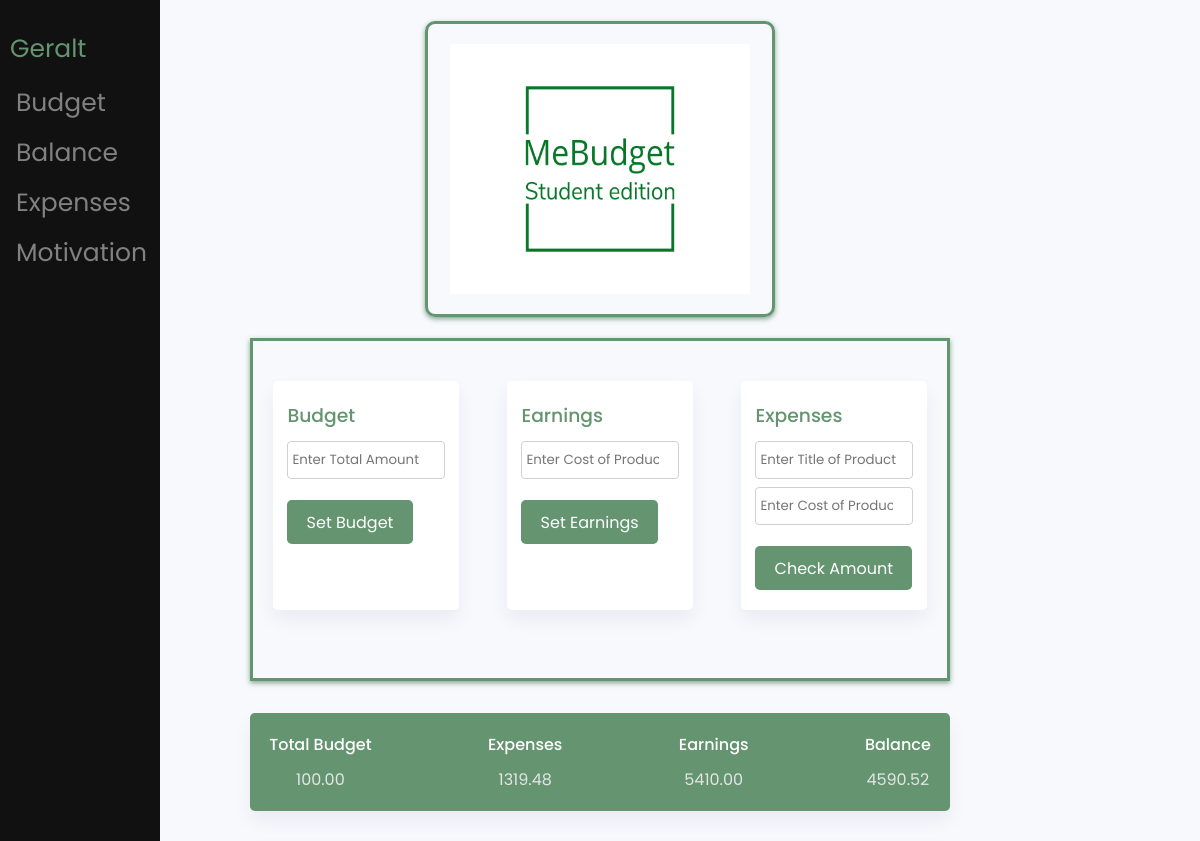
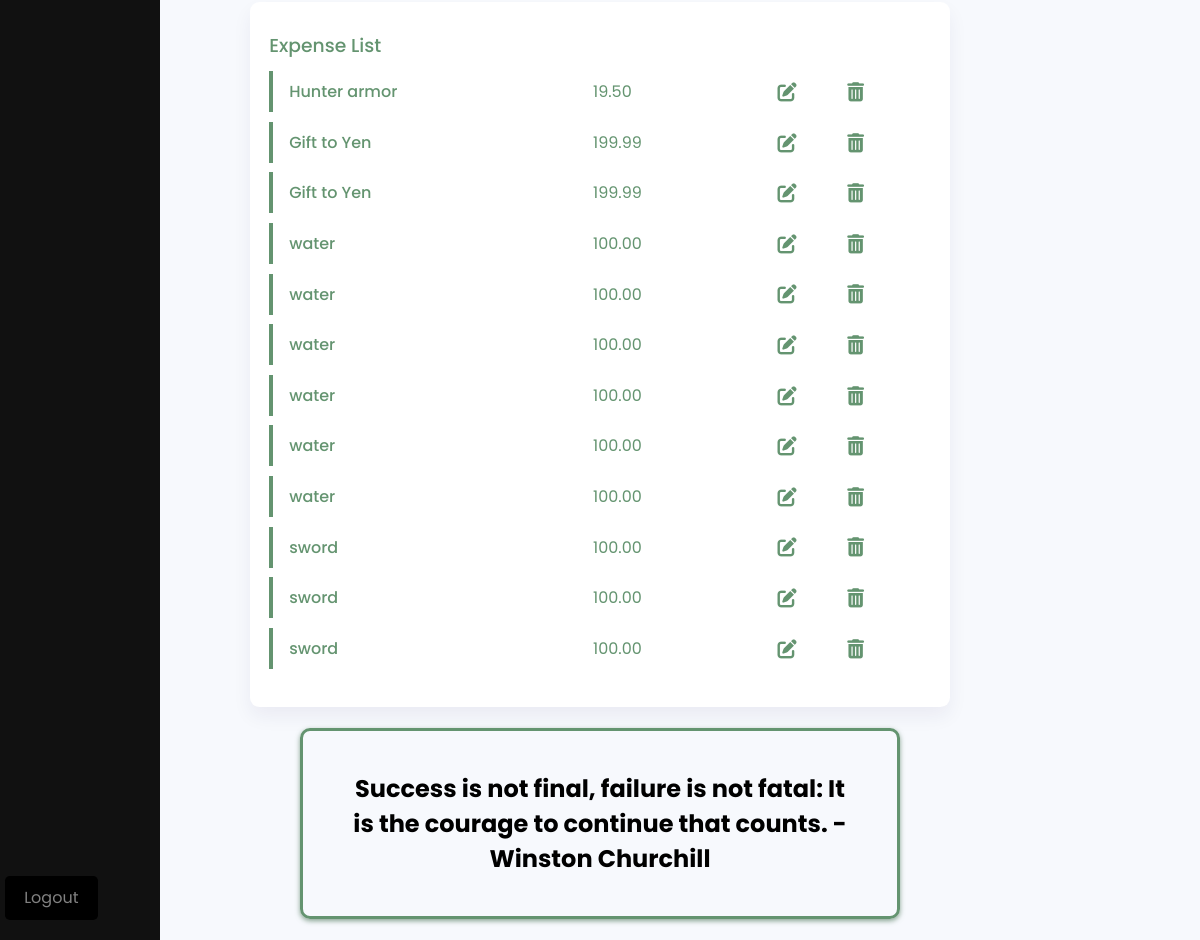
/profile/ (signed in), run on the app's committed database (2 pictures, top to bottom).
### MeBudget/models.py (models this page shows)
class User(models.Model):
    username = models.CharField(max_length=50)
    password = models.CharField(max_length=50)

class Expense(models.Model):
    product_title = models.CharField(max_length=255)
    user_amount = models.DecimalField(max_digits=10, decimal_places=2)
    user_id = models.IntegerField(default=0)

### MeBudget/views.py (the view, shortened to what this page needs)
# urls.py: path('profile/', views.profile, name="profile"),
def profile(request):
    id = request.session.get('user_id')
    try:
        user = User.objects.get(id=id)
    except User.DoesNotExist:
        return redirect(login_view)
    motivation = get_random_motivation_messages()
    modelBudget = Budget.objects.filter(user_id=id)
    modelExpense = Expense.objects.filter(user_id=id)
    modelEarning = Earning.objects.filter(user_id=id)
    budgetform = BudgetForm(request.POST)
    expenseform = ExpenseForm(request.POST)
    earningform = EarningForm(request.POST)
    user_budget_amount_list = modelBudget.values_list('total_amount', flat=True)
    user_expense_amounts_list = modelExpense.values_list('user_amount', flat=True)
    user_expense_product_list = modelExpense.values_list('product_title', flat=True)
    user_earning_amounts_list = modelEarning.values_list('earning_amount', flat=True)
    user_budget_amount = sum(user_budget_amount_list)
    user_expense_amounts = sum(user_expense_amounts_list)
    user_earning_amounts = sum(user_earning_amounts_list)
    balance = user_budget_amount + user_earning_amounts - user_expense_amounts
    if len(user_budget_amount_list)-1 >= 0:
        budget = user_budget_amount_list[len(user_budget_amount_list)-1]
    else:
        budget = 0
    username = User.objects.get(id=id).username
    return render(request, "MeBudget/profile.html", {"text": motivation, "expenseform": expenseform, "earningform": earningform, "budgetform": budgetform,
    "budget": budget, "expenses": user_expense_amounts, "earnings": user_earning_amounts, "balance": balance, "id": id, "products": modelExpense,
    "user": username
    })

### MeBudget/forms.py
class ExpenseForm(forms.ModelForm):
    class Meta:
        model = Expense
        fields = ['product_title', 'user_amount']
        widgets = {
            'product_title': forms.TextInput(attrs={
                'class': 'product-title',
                'placeholder': 'Enter Title of Product'
            }),
            'user_amount': forms.NumberInput(attrs={
                'id': 'user-amount',
                'placeholder': 'Enter Cost of Product'
            }),
        }

class EarningForm(forms.ModelForm):
    class Meta:
        model = Earning
        fields = ['earning_amount']
        widgets = {
            'earning_amount': forms.NumberInput(attrs={
                'id': 'earning-amount',
                'placeholder': 'Enter Cost of Product'
            }),
        }

### MeBudget/templates/MeBudget/profile.html (shortened to what this page needs)
{% load static %}
<html lang="en">
    <head>
      <link
        rel="stylesheet"
        href="https://cdnjs.cloudflare.com/ajax/libs/font-awesome/6.1.1/css/all.min.css"
      />
      <link rel="stylesheet" href="{% static 'MeBudget/style.css' %}" />
      <link rel="stylesheet" href="{% static 'MeBudget/sidebar.css' %}" />
    </head>
    <body>
      <div class="sidenav">
        <div class="nickname">{{user}}</div>
        <a href="#budget">Budget</a>
        <a href="#balance">Balance</a>
        <a href="#expenses">Expenses</a>
        <a href="#motivation-box">Motivation</a>
        <form action="{% url 'logout' %}" method="post">
          <button type="submit" class="logout-submit" >Logout</button>
        </form>
      </div>
      <div class="logo" id="budget">
        <img src="{% static 'MeBudget/mebudget-high-resolution-logo.png'%}" alt="Logo">
      </div>
      <div class="wrapper">
        <div class="container">
          <div class="sub-container">
            <div class="total-amount-container">
              <h3>Budget</h3>
              <form method="post" action="{% url 'profile' %}">
                {{ budgetform.total_amount }}
                <button type="submit" class="submit" id="total-amount-button">Set Budget</button>
              </form>
            </div>
            <div class="earning-amount-container">
                <h3>Earnings</h3>
                <form method="post" action="{% url 'profile' %}">
                    {{ earningform.earning_amount }}
                    <button type="submit" class="submit" id="earning-amount-button">Set Earnings</button>
                </form>
              </div>
              <form method="post" action="{% url 'profile' %}">
                <div class="user-amount-container">
                  <h3>Expenses</h3>
                  {% for field in expenseform %}
                        {{ field }}
                        {% endfor %}
                        <button type="submit" class="submit" id="check-amount">Check Amount</button>
                      </div>
            </form>
          </div>
        <div class="output-container flex-space" id="balance">
          <div>
            <p>Total Budget</p>
            <span id="amount">{{ budget }}</span>
          </div>
          <div>
            <p>Expenses</p>
            <span id="expenditure-value">{{ expenses }}</span>
          </div>
          <div>
            <p>Earnings</p>
            <span id="earning-value">{{ earnings }}</span>
          </div>
          <div>
            <p>Balance</p>
            <span id="balance-amount">{{ balance }}</span>
          </div>
        </div>
        <div class="list" id="expenses">
          <h3>Expense List</h3>
          <div class="list-container" id="list">
            {% for product in products %}
            <div class="sublist-content flex-space">
              <p class="product">{{product.product_title}}</p>
              <p class="amount">{{product.user_amount}}</p>
              <button class="fa-solid fa-pen-to-square edit" style="font-size: 1.2em;"></button>
              <button class="fa-solid fa-trash-can delete" style="font-size: 1.2em;"></button>
            </div>
            {% endfor %}
          </div>
        </div>
      </div>
      <div class="motivation-container" id="motivation-box">
        <h2 style="text-align: center; margin: 20px" >{{text}}</h2>
      </div>
    </body>
    </html>

### MeBudget/static/MeBudget/style.css (style rules this page uses)
* { padding: 0; margin: 0; box-sizing: border-box; font-family: "Poppins", sans-serif; }
body { background-color: #f7f9fd; }
.wrapper { width: 90%; font-size: 16px; max-width: 43.75em; margin: 1em auto; }
.container { width: 100%; }
.sub-container { width: 100%; display: grid; grid-template-columns: repeat(3, 1fr); grid-template-rows: 1fr auto; grid-gap: 3em; border: 3px solid #649470; box-shadow: 0 2px 5px rgb(87, 127, 98, 0.7); padding: 20px; padding-top: 40px; }
.flex-space { display: flex; justify-content: space-between; align-items: center; }
.wrapper h3 { color: #649470; font-weight: 500; margin-bottom: 0.6em; }
.container input { display: block; width: 100%; padding: 0.6em 0.3em; border: 1px solid #d0d0d0; border-radius: 0.3em; color:#649470; outline: none; font-weight: 400; margin-bottom: 0.6em; }
.total-amount-container, .user-amount-container, .earning-amount-container { background-color: #ffffff; padding: 1.25em 0.9em; border-radius: 0.3em; box-shadow: 0 0.6em 1.2em rgba(28, 0, 80, 0.06); }
.output-container { background-color: #649470; color: #ffffff; border-radius: 0.3em; box-shadow: 0 0.6em 1.2em rgba(28, 0, 80, 0.06); margin: 2em 0; padding: 1.2em; }
.output-container p { font-weight: 500; margin-bottom: 0.6em; }
.output-container span { display: block; text-align: center; font-weight: 400; color: #e5e5e5; }
.submit { font-size: 1em; margin-top: 0.8em; background-color: #649470; border: none; outline: none; color: #ffffff; padding: 0.6em 1.2em; border-radius: 0.3em; cursor: pointer; }
.list { background-color: #ffffff; padding: 1.8em 1.2em; box-shadow: 0 0.6em 1.2em rgba(28, 0, 80, 0.06); border-radius: 0.6em; }
.sublist-content { width: 100%; border-left: 0.3em solid #649470; margin-bottom: 0.6em; padding: 0.5em 1em; display: grid; grid-template-columns: 3fr 2fr 1fr 1fr; }
.product { font-weight: 500; color: #649470; }
.amount { color: #649470; margin-left: 20%; }
.product-title { margin-bottom: 1em; }
.edit { margin-left: auto; }
.edit, .delete { background: transparent; cursor: pointer; margin-right: 1.5em; border: none; color: #649470; }
.motivation-container { border: 3px solid #649470; box-shadow: 0 2px 5px rgb(87, 127, 98, 0.7); padding: 20px; border-radius: 10px; max-width: 600px; margin: 21px auto; }
.logo { text-align: center; border: 3px solid #649470; padding: 20px; border-radius: 10px; max-width: 350px; margin: 21px auto; box-shadow: 0 2px 5px rgb(87, 127, 98, 0.7); }
.logo img { width: 300px; height: 250px; }
.logout-submit { font-size: 1em; margin-top: 0.8em; background-color: black; border: none; outline: none; color: #818181; padding: 0.6em 1.2em; border-radius: 0.3em; cursor: pointer; position: absolute; display: inline-block; bottom: 20px; left: 5px; }

### MeBudget/static/MeBudget/sidebar.css (style rules this page uses)
.sidenav { height: 100%; width: 160px; position: fixed; z-index: 1; top: 0; left: 0; background-color: #111; padding-top: 20px; }
.nickname { overflow-x: hidden; text-overflow:ellipsis; white-space: nowrap; max-width: 160px; padding: 10px; color: #649470; font-size: 25px; }
.sidenav a { overflow-x: hidden; padding: 6px 8px 6px 16px; text-decoration: none; font-size: 25px; color: #818181; display: block; }

### data on the page
User: username "Geralt"
Expense: product_title "Hunter armor", user_amount "19.50"
Expense: product_title "Gift to Yen", user_amount "199.99"
Expense: product_title "Gift to Yen", user_amount "199.99"
Expense: product_title "water", user_amount "100.00"
Expense: product_title "water", user_amount "100.00"
Expense: product_title "water", user_amount "100.00"
Expense: product_title "water", user_amount "100.00"
Expense: product_title "water", user_amount "100.00"
Expense: product_title "water", user_amount "100.00"
Expense: product_title "sword", user_amount "100.00"
Expense: product_title "sword", user_amount "100.00"
Expense: product_title "sword", user_amount "100.00"

### other printed values
{{ budget }} "100.00"
{{ expenses }} "1319.48"
{{ earnings }} "5410.00"
{{ balance }} "4590.52"
{{ text }} "Success is not final, failure is not fatal: It is the courage to continue that counts. - Winston Churchill"
